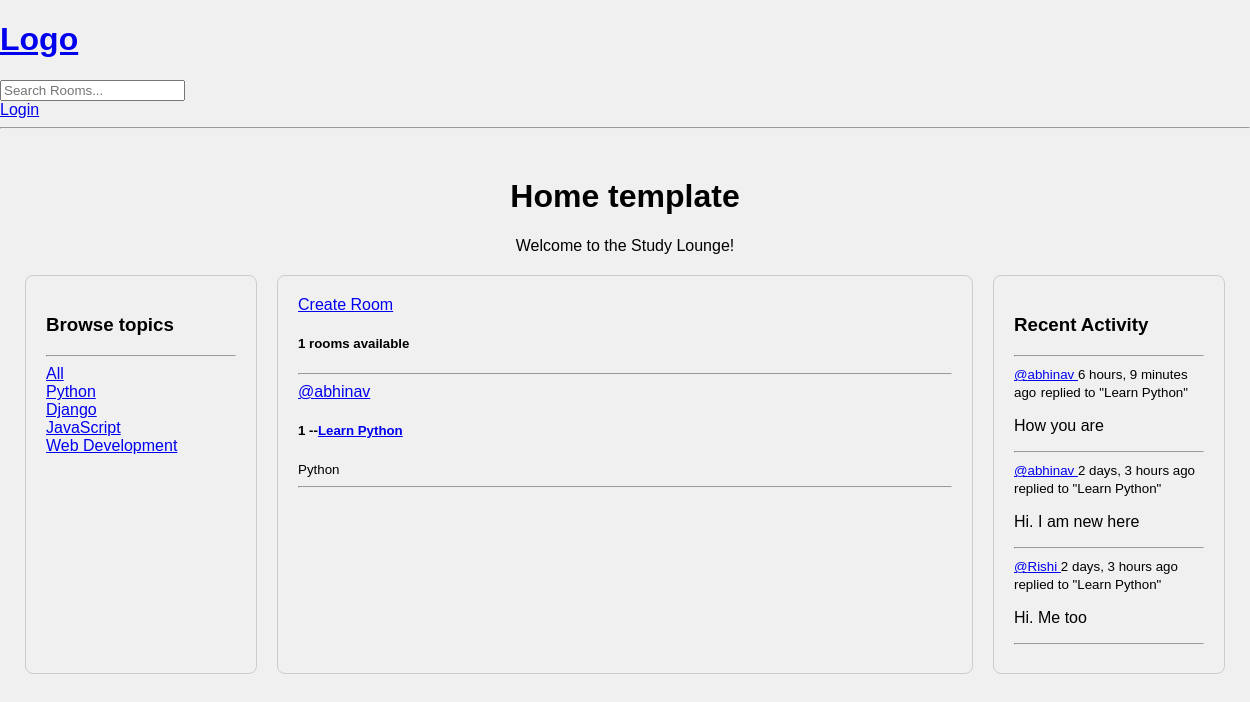
Page /?q=Python on the committed database.
### base/models.py (models this page shows)
class Topic(models.Model):
    name = models.CharField(max_length=200)
    def __str__(self):
        return self.name

class Room(models.Model):
    host = models.ForeignKey(User, on_delete=models.SET_NULL, null=True)
    topic = models.ForeignKey(Topic,on_delete=models.SET_NULL, null=True)
    name = models.CharField(max_length=200)
    description = models.TextField(null=True, blank=True)
    participants = models.ManyToManyField(User, related_name='participants', blank=True)
    updated = models.DateTimeField(auto_now=True)
    created = models.DateTimeField(auto_now_add=True)
    class Meta:
        ordering = ['-updated', '-created']
    def __str__(self):
        return self.name

class Message(models.Model):
    user = models.ForeignKey(User, on_delete=models.CASCADE)
    room = models.ForeignKey(Room, on_delete=models.CASCADE)
    body = models.TextField()
    updated = models.DateTimeField(auto_now=True)
    created = models.DateTimeField(auto_now_add=True)
    class Meta:
        ordering = ['-updated', '-created']
    def __str__(self):
        return self.body[0:50]

### base/views.py (the view)
# urls.py: 2. Add a URL to urlpatterns:  path('', views.home, name='home')
def home(request):
    q = request.GET.get('q') if request.GET.get('q') != None else ''
    rooms = Room.objects.filter(
        Q(topic__name__icontains=q) |
        Q(name__icontains=q) |
        Q(description__icontains=q)
    ).distinct()
    topics = Topic.objects.all()
    room_count = rooms.count()
    room_messages = Message.objects.filter(
        Q(room__topic__name__icontains=q)
    ).distinct()[:5]  # Get the latest 5 messages related to the search query
    context = {'rooms':rooms, 'topics':topics, 'room_count':room_count, 'room_messages':room_messages}
    return render(request, 'base/home.html', context)

### base/templates/base/home.html (shortened to what this page needs)
{% extends 'main.html' %} {% block content %}
<div class="main-container">
  <div class="heading">
    <h1>Home template</h1>
    <p>Welcome to the Study Lounge!</p>
  </div>
  <div class="home-container">
    <div>{% include 'base/topics_component.html' %}</div>
    <div>
      <a href="{% url 'create-room' %}">Create Room</a>
      <h5>{{room_count}} rooms available</h5>
      <hr />
      {%include 'base/feed_component.html'%}
    </div>
    <div>{%include 'base/activity_component.html'%}</div>
  </div>
  {% endblock content%}

### base/templates/base/topics_component.html
<h3>Browse topics</h3>
<hr />
<div>
  <a href="{% url 'home' %}">All</a>
</div>
{% for topic in topics %}
<div>
  <a href="{% url 'home' %}?q={{topic.name}}">{{topic.name}}</a>
</div>
{% endfor %}

### base/templates/base/feed_component.html (shortened to what this page needs)
<div>
  {% for room in rooms %}
  <div>
    <a href="{% url 'user-profile' room.host.id %}">@{{room.host.username}}</a>
    <h5>{{room.id}} --<a href="{% url 'room' room.id%}">{{room.name}}</a></h5>
    <small>{{room.topic}}</small>
    <hr />
  </div>
  {% endfor %}
</div>

### base/templates/base/activity_component.html (shortened to what this page needs)
<h3>Recent Activity</h3>
<hr />
<div>
  {% for message in room_messages %}
  <div>
    <small
      ><a href="{% url 'user-profile' message.user.id %}">@{{message.user}} </a>
      {{message.created | timesince}} ago</small
    >
    <small>replied to "{{message.room}}"</small>
    <p>{{message}}</p>
    <hr />
  </div>
  {% endfor %}
</div>

### static/styles/main.css (style rules this page uses)
body { background-color: #f0f0f0; font-family: Arial, sans-serif; margin: 0; padding: 0; }

### base/templates/base/home.html (style rules this page uses)
.main-container { width: 100%; max-width: 1200px; margin: auto; padding: 20px; }
.heading { text-align: center; margin-bottom: 20px; }
.home-container { display: grid; grid-template-columns: 1fr 3fr 1fr; gap: 20px; }
.home-container > div { padding: 20px; border: 1px solid #ccc; border-radius: 8px; }

### rows in the picture
Topic: name "Python"
Topic: name "Django"
Topic: name "JavaScript"
Topic: name "Web Development"
Room: host.username "abhinav", id "1", name "Learn Python", topic "Python"
Message: user "abhinav", created "6 hours, 9 minutes", room "Learn Python", body "How you are"
Message: user "abhinav", created "2 days, 3 hours", room "Learn Python", body "Hi. I am new here"
Message: user "Rishi", created "2 days, 3 hours", room "Learn Python", body "Hi. Me too"

### other values in the picture
{{ room_count }} "1"
